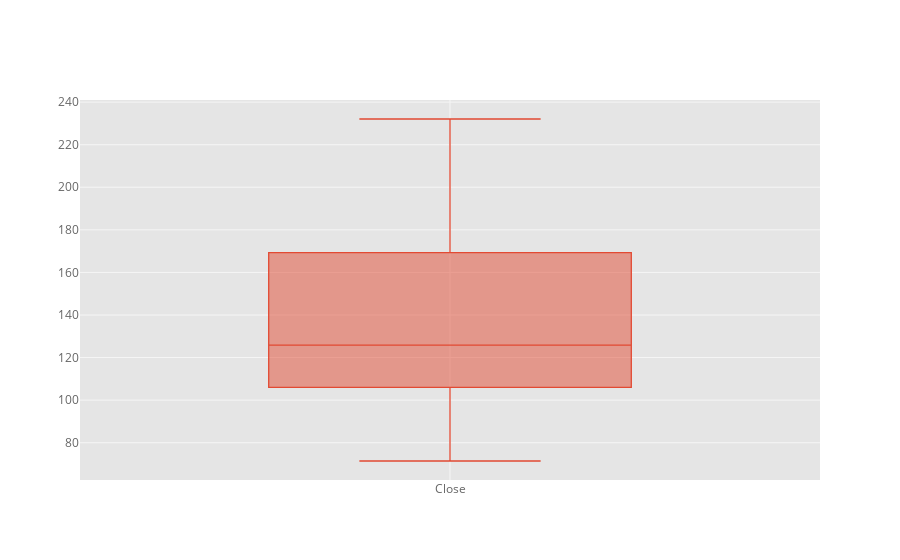

Notebook code for this chart:
### Code cell
df.iplot(kind='box', filename='cufflinks/box-plots')

### Figure 1 — Plotly figure (JSON) as saved in the notebook; plotly's stock layout.template omitted (floating-point values rounded to 4 significant figures; data arrays with more than 128 entries replaced by an {"elided": "..."} marker saying what was removed)
{"data": [{"boxpoints": false, "line": {"width": 1.3}, "marker": {"color": "rgba(226, 74, 51, 1.0)"}, "name": "Close", "orientation": "v", "type": "box", "uid": "897fcab9-83a5-43d1-aca7-db8600bc42bb", "y": {"elided": "1383 float values"}}], "layout": {"legend": {"bgcolor": "#FFFFFF", "font": {"color": "#666666"}}, "paper_bgcolor": "#FFFFFF", "plot_bgcolor": "#E5E5E5", "title": {"font": {"color": "#151516"}}, "xaxis": {"gridcolor": "#F6F6F6", "showgrid": true, "tickfont": {"color": "#666666"}, "title": {"font": {"color": "#666666"}, "text": ""}, "zerolinecolor": "#F6F6F6"}, "yaxis": {"gridcolor": "#F6F6F6", "showgrid": true, "tickfont": {"color": "#666666"}, "title": {"font": {"color": "#666666"}, "text": ""}, "zerolinecolor": "#F6F6F6"}}}
